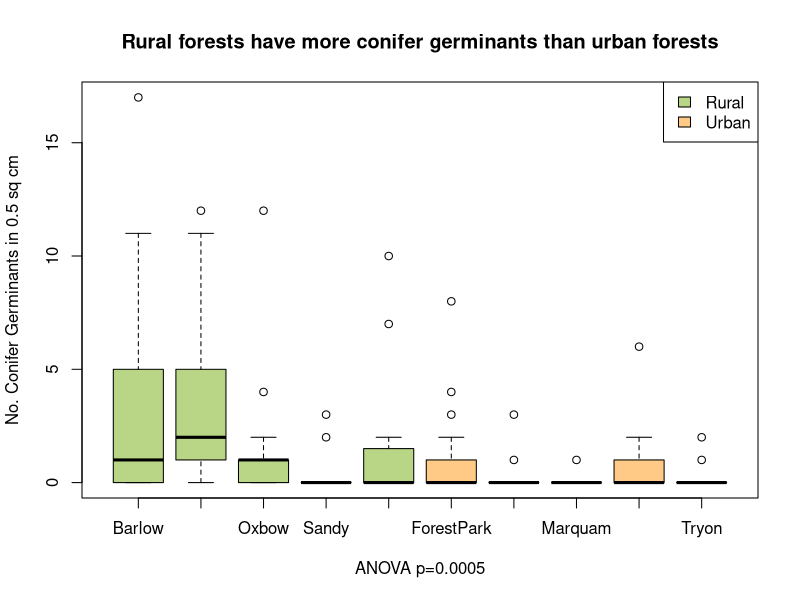
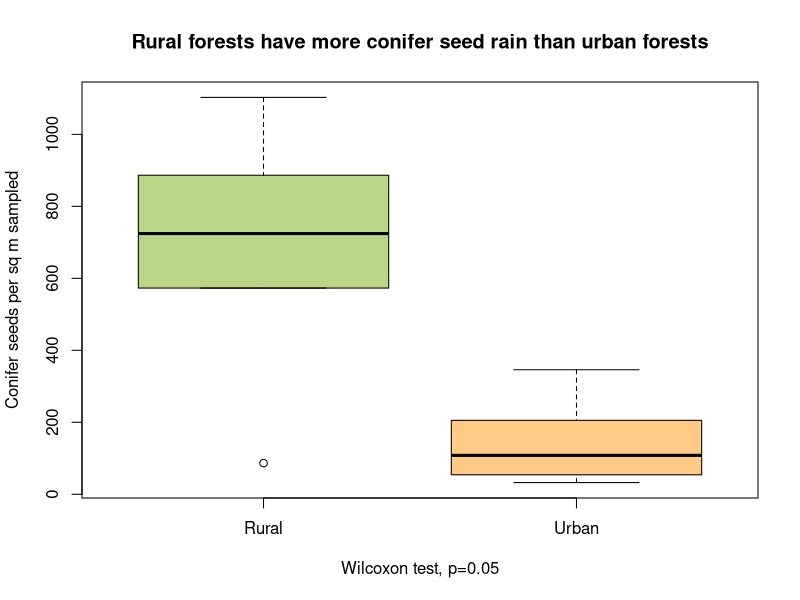
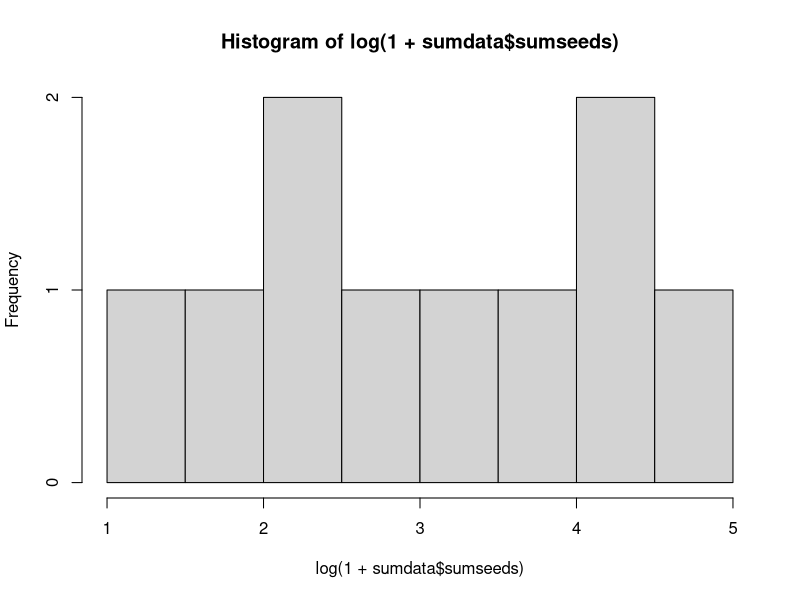
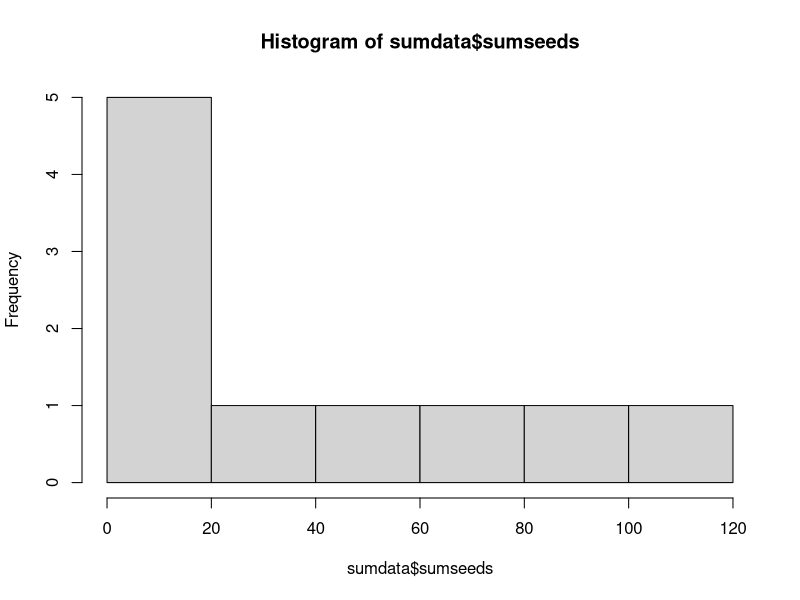

Here is the R script that generated these plots, in order: (Note: this script raises an error after producing the figures.)
#cleaned up document
# get necessary packages 
library("vegan")
library("tidyverse")

#####################################################################
### seedling data, which has each plot within each site separated out
### to make graphs that show sites individually
## read in and format data
prelim<-read.csv("seedling.csv") 
prelim$SiteName <- factor(prelim$SiteName , levels=c("Barlow", 
                  "McIver", "Oxbow", "Sandy", "Wildwood", 
                  "ForestPark", "Lacamas", "Marquam", "Riverview", 
                  "Tryon"))
germplot=plot(prelim$CONg~prelim$SiteName, 
              xlab = "ANOVA p=0.0005", ylab="No. Conifer Germinants in 0.5 sq cm", 
              main = "Rural forests have more conifer germinants than urban forests",
              col=c("#B8D685",
                    "#B8D685", "#B8D685", "#B8D685", "#B8D685", 
                    "#FFCA85", "#FFCA85","#FFCA85", 
                    "#FFCA85", "#FFCA85"))
l=legend(x= "topright", legend=c("Rural", "Urban"), 
         fill=c("#B8D685", "#FFCA85"))

# how to analyze the seedling data
summary(aov(prelim$CONg~ prelim$Urban))

###########################################################################
### the sum of each age class for each site, to compare urban and rural
## read in and format the data
sumdata<- read.csv("skippingR.csv") 
sumdata$urban[sumdata$urban==1] <- "Urban"
sumdata$urban[sumdata$urban==0] <- "Rural"
sumdata$urban<-as.factor(sumdata$urban)

## create graphs that show just one age group
# multiply so that the number of seeds is per square meter (10,000/925)
boxplot((10000/925)*sumdata$sumseeds ~sumdata$urban, main="Rural forests have more conifer seed rain than urban forests",
        ylab="Conifer seeds per sq m sampled", 
        xlab="Wilcoxon test, p=0.05",
        col=c("#B8D685", "#FFCA85"))
# analyze using wilcox test
wilcox.test(sumdata$sumseeds~sumdata$urban)
# log-transform the seed data
hist(log(1+sumdata$sumseeds)) #more normal dist
hist(sumdata$sumseeds) #not normal dist
t.test(log(1+sumdata$sumseeds) ~sumdata$urban) # t-test bc normal dist
tapply(sumdata$sumg, sumdata$urban, mean) #how to get the mean of a group


###########################################################################
### downed wood data
wood<-read.csv("wood.csv")
wood$Urban[wood$Urban==1] <- "Urban"
wood$Urban[wood$Urban==0] <- "Rural"
# to get each site individually
wood45=subset(wood, Decay.class %in% c("4", "5"))
wood45$Forest <- factor(wood45$Forest , levels=c(
  "ForestPark", "Lacamas", "Marquam", "Riverview", 
  "Tryon", "Barlow", "McIver", "Oxbow", "Sandy", "Wildwood"))
# to get the sum of wood in each forest to compare urban and rural more broadly
woodcombo2<-aggregate(SA~ Forest, data=wood45, mean) #aggregate makes a dataframe
#because Riverveiw and FP have no wood decay class 4 or higher, need to add new rows with 0s
woodcombo2<-rbind(c("Riverview", 0), woodcombo2)
woodcombo2<-rbind(c("ForestPark", 0), woodcombo2)
# SA needs to be numeric
woodcombo2$SA <-as.numeric(woodcombo2$SA)
# need to add a column to signify if urban or rural
woodcombo2$Urban<-c("Urban", "Urban", "Urban", "Urban", "Urban", "Rural",
                    "Rural", "Rural", "Rural", "Rural")
#now can actually graph and look at them
boxplot(.001*woodcombo2$SA~woodcombo2$Urban,
        main="Rural forests generally have more decayed wood",
        xlab="Wilcoxon test, p=0.14",
        col=c("#B8D685", "#FFCA85"),
        ylab="Total decayed wood in sq m per forest"
        ) 
# want to log transform the sa?
woodcombo2$lSA<-log10(1+(1/1500)*woodcombo2$SA)
t.test(log10(1+(1/1500)*woodcombo2$SA)~woodcombo2$Urban)
#what about just graphing it with a log transformed axis?
boxplot(I(1+(1/1500)*woodcombo2$SA)~woodcombo2$Urban, log="y",
        col=c("#B8D685", "#FFCA85"),
        ylab="Sq cm nurse log per sq m sampled", 
        main="Rural forests generally have more decayed wood",
        xlab="T-test, p=0.11") 

#################################################################################
###combining nurse log data and conifer sum data
names(sumdata)[1]<-"Forest"
woodcombo2$Forest<-c("FP", "Riverview", "Lacamas", "Marquam", "Tryon",
"Barlow", "McIver", "Oxbow", "Sandy", "Wildwood")
sumdata<-merge(woodcombo2, sumdata, by="Forest")
sumdata$SA<-as.numeric(sumdata$SA) #SA not numeric for some reason

##does seed rain this yr match up to germ tree number?
plot(trees$sumseeds~trees$sumcan, pch=19, ylab="Sum of Conifer Seeds", 
     xlim=c(-1, 13), cex=3
      ,xlab="Sum of Canopy Conifers", 
     col=ifelse(trees$urban==0, "#B8D685", "#FFCA85")
     , main="This Year's Seed Rain and Canopy Trees")
abline(lm(trees$sumseeds~trees$sumcan))
summary(lm(trees$sumseeds~trees$sumcan))
text(sumseeds~sumcan, labels=site, data= trees, cex=0.8, font=3)

## how well does nurse log sa line up with no germs?
plot(sumdata$sumg~sumdata$SA, pch=19, xlab="Sum of Conifer Seeds", 
     cex=3, log='x',
     ,ylab="Sum of Nurse Log SA", 
     col=ifelse(trees$urban==0, "#B8D685", "#FFCA85")
     , main="This Year's Germinantss and Nurse Log SA")
abline(lm(sumdata$sumg~sumdata$SA))
summary(lm(sumdata$sumg~sumdata$SA))
text(sumg~SA, labels=Forest, data= sumdata, cex=0.8, font=3)

#####################################################################
### transforming expanded plot data with germ-can
## gather function
tidySpp<- prelim %>% 
gather(key = "type", value="count", TSHEg:QUGAcan)

## separate age and sp
tidySpp<-tidySpp %>% extract(type, c("species", "age"), "([A-Z]+)([a-z]+)")
tidyCon<-tidySpp[tidySpp$species=="CON",]
# remove things with 0's also cons
#tidySppNoZ<- tidyCon[(tidyCon$count>0),]
tidySppNoZ<- tidyCon
#age as a factor
tidySppNoZ$age <- factor(tidySppNoZ$age, levels=c("g", "s", "sm", "lg", "can"))
par(mfrow=c(2, 5))
plot(tidySppNoZ$count[tidySppNoZ$SiteName=="Riverview"]~tidySppNoZ$age[tidySppNoZ$SiteName=="Riverview"],
     xlab="Age", ylab="No", main="Riverview")
plot(tidySppNoZ$count[tidySppNoZ$SiteName=="Tryon"]~tidySppNoZ$age[tidySppNoZ$SiteName=="Tryon"],
     xlab="Age", ylab="No", main="Tryon")
plot(tidySppNoZ$count[tidySppNoZ$SiteName=="Marquam"]~tidySppNoZ$age[tidySppNoZ$SiteName=="Marquam"],
     xlab="Age", ylab="No", main="Marquam")
plot(tidySppNoZ$count[tidySppNoZ$SiteName=="Lacamas"]~tidySppNoZ$age[tidySppNoZ$SiteName=="Lacamas"],
     xlab="Age", ylab="No", main="Lacamas")
plot(tidySppNoZ$count[tidySppNoZ$SiteName=="ForestPark"]~tidySppNoZ$age[tidySppNoZ$SiteName=="ForestPark"],
     xlab="Age", ylab="No", main="ForestPark")
plot(tidySppNoZ$count[tidySppNoZ$SiteName=="Barlow"]~tidySppNoZ$age[tidySppNoZ$SiteName=="Barlow"],
     xlab="Age", ylab="No", main="Barlow")
plot(tidySppNoZ$count[tidySppNoZ$SiteName=="McIver"]~tidySppNoZ$age[tidySppNoZ$SiteName=="McIver"],
     xlab="Age", ylab="No", main="McIver")
plot(tidySppNoZ$count[tidySppNoZ$SiteName=="Sandy"]~tidySppNoZ$age[tidySppNoZ$SiteName=="Sandy"],
     xlab="Age", ylab="No", main="Sandy")
plot(tidySppNoZ$count[tidySppNoZ$SiteName=="Oxbow"]~tidySppNoZ$age[tidySppNoZ$SiteName=="Oxbow"],
     xlab="Age", ylab="No", main="Oxbow")
plot(tidySppNoZ$count[tidySppNoZ$SiteName=="Wildwood"]~tidySppNoZ$age[tidySppNoZ$SiteName=="Wildwood"],
     xlab="Age", ylab="No", main="Wildwood")

#need a table withs mean and sd 
avg<-with(tidySpp, tapply(count, list("SiteName"=SiteName, "Age"=age),mean))
s<-with(tidySpp, tapply(count, list("SiteName"=SiteName, "AgeS"=age), sd))
plot(avg)


